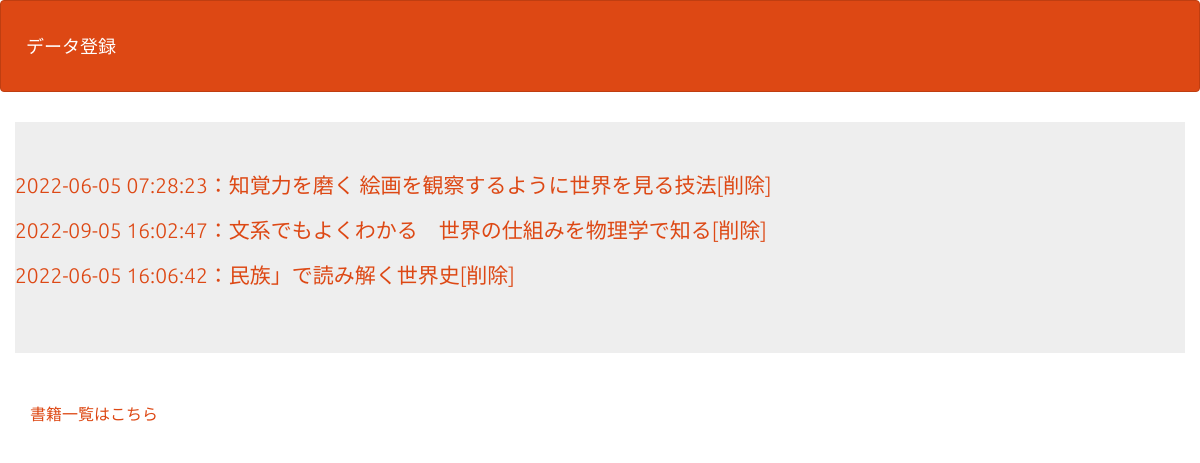
Screenshot of /read03.php (signed in) with the database file from the repository.
### tables this page shows
CREATE TABLE `kadai04_read_table03` (
  `id` int(12) NOT NULL,
  `name` varchar(64) NOT NULL,
  `amazon` text NOT NULL,
  `assesment` int(1) NOT NULL,
  `comment` text NOT NULL,
  `indate` datetime NOT NULL
);

### read03.php (the view, shortened to what this page needs)
<?php
require_once('footer.php');
$pdo = db_conn();
$stmt = $pdo->prepare('SELECT * FROM kadai04_read_table03');
$status = $stmt->execute();
$view = '';
if ($status === false) {
    $error = $stmt->errorInfo();
    exit('SQLError:' . print_r($error, true));
} else {
    while ($result = $stmt->fetch(PDO::FETCH_ASSOC)) {
        $view .= '<p>';
        $view .= '<a href="detail04.php?id=' . $result['id'] . '">';
        $view .= $result['indate'] . '：' . $result['name'];
        $view .= '</a>';
        $view .= '<a href="delete04.php?id=' . $result['id'] . '">';
        $view .= '[削除]';
        $view .= '</a>';
        $view .= '</p>';
    }
}
?>
<!DOCTYPE html>
<html lang="ja">
<head>
    <link rel="stylesheet" href="css/range.css">
    <link href="css/bootstrap.min.css" rel="stylesheet">
</head>
<body id="main">
    <header>
        <nav class="navbar navbar-default">
            <div class="container-fluid">
                <div class="navbar-header">
                    <a class="navbar-brand" href="index02.php">データ登録</a>
                </div>
            </div>
        </nav>
    </header>
    <div>
        <div class="container jumbotron">
            <?= $view ?>
        </div>
    </div>
    <?= $footer ?>
</body>
</html>

### read03.php (style rules this page uses)
div { padding: 10px; font-size: 16px; }

### rows the page displays
kadai04_read_table03: value "2022-06-05 07:28:23：知覚力を磨く 絵画を観察するように世界を見る技法 [削除]"
kadai04_read_table03: value "2022-09-05 16:02:47：文系でもよくわかる 世界の仕組みを物理学で知る [削除]"
kadai04_read_table03: value "2022-06-05 16:06:42：民族」で読み解く世界史 [削除]"
